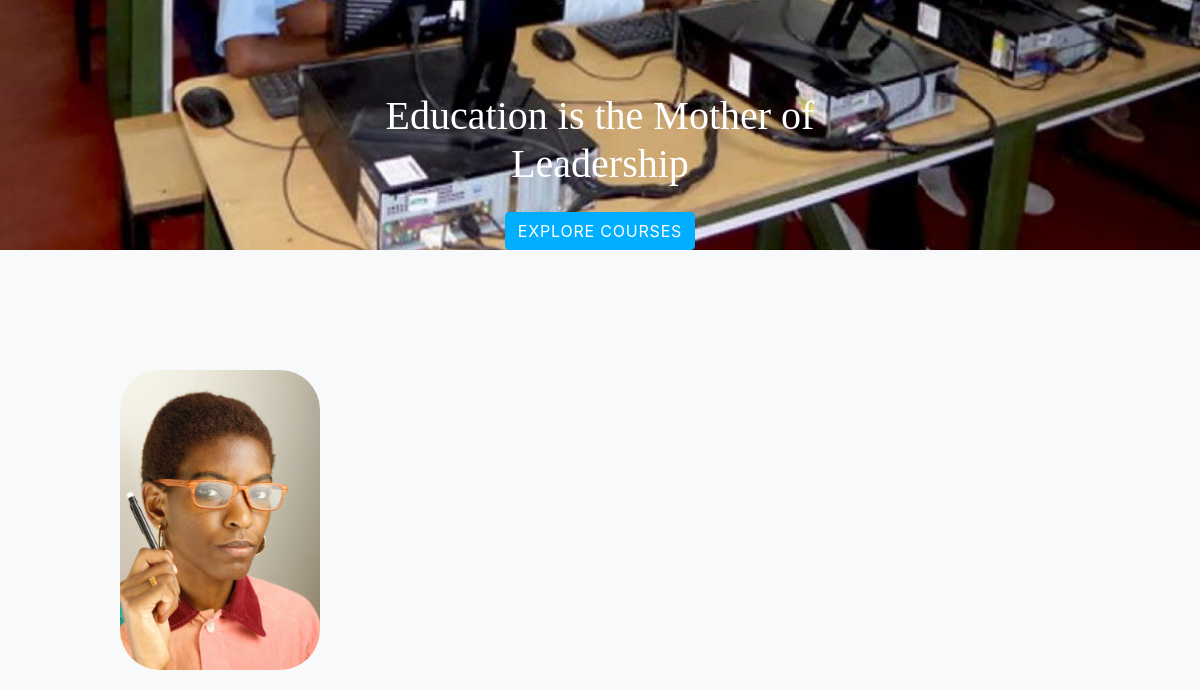
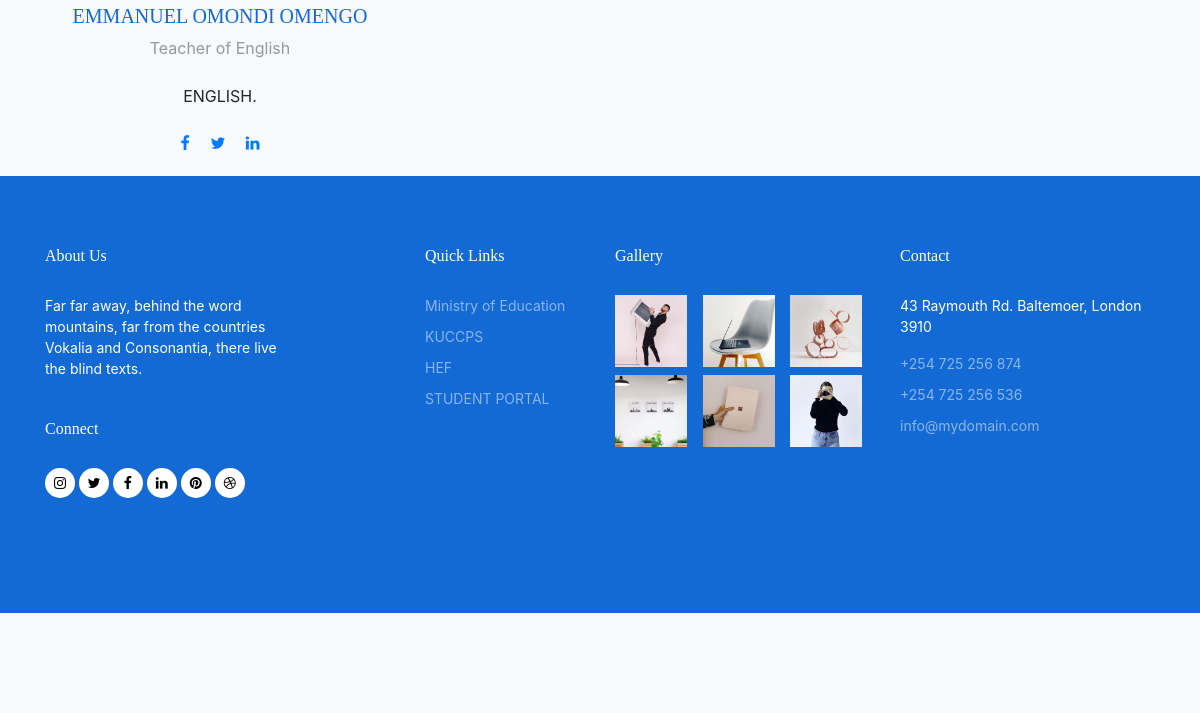
The app's page /staff (lower part), older data (2 pictures, top to bottom).
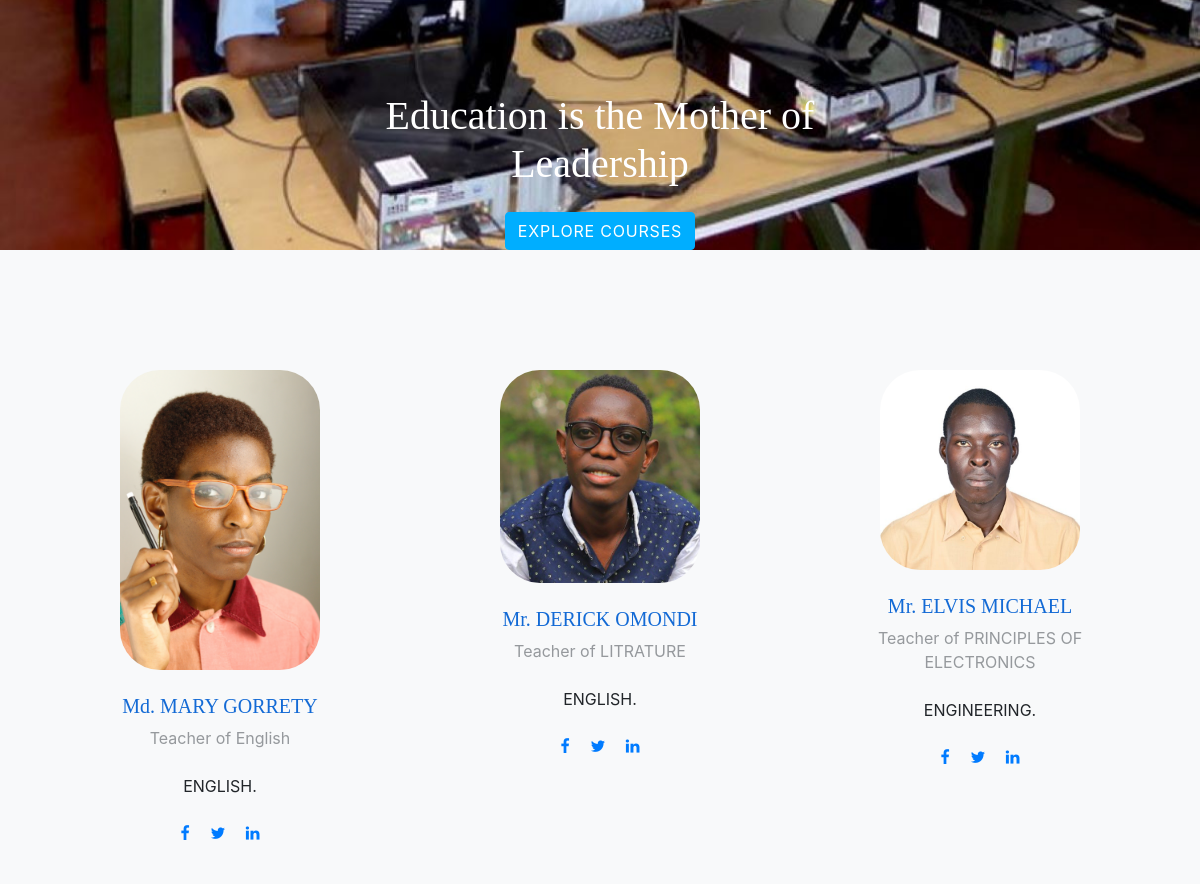
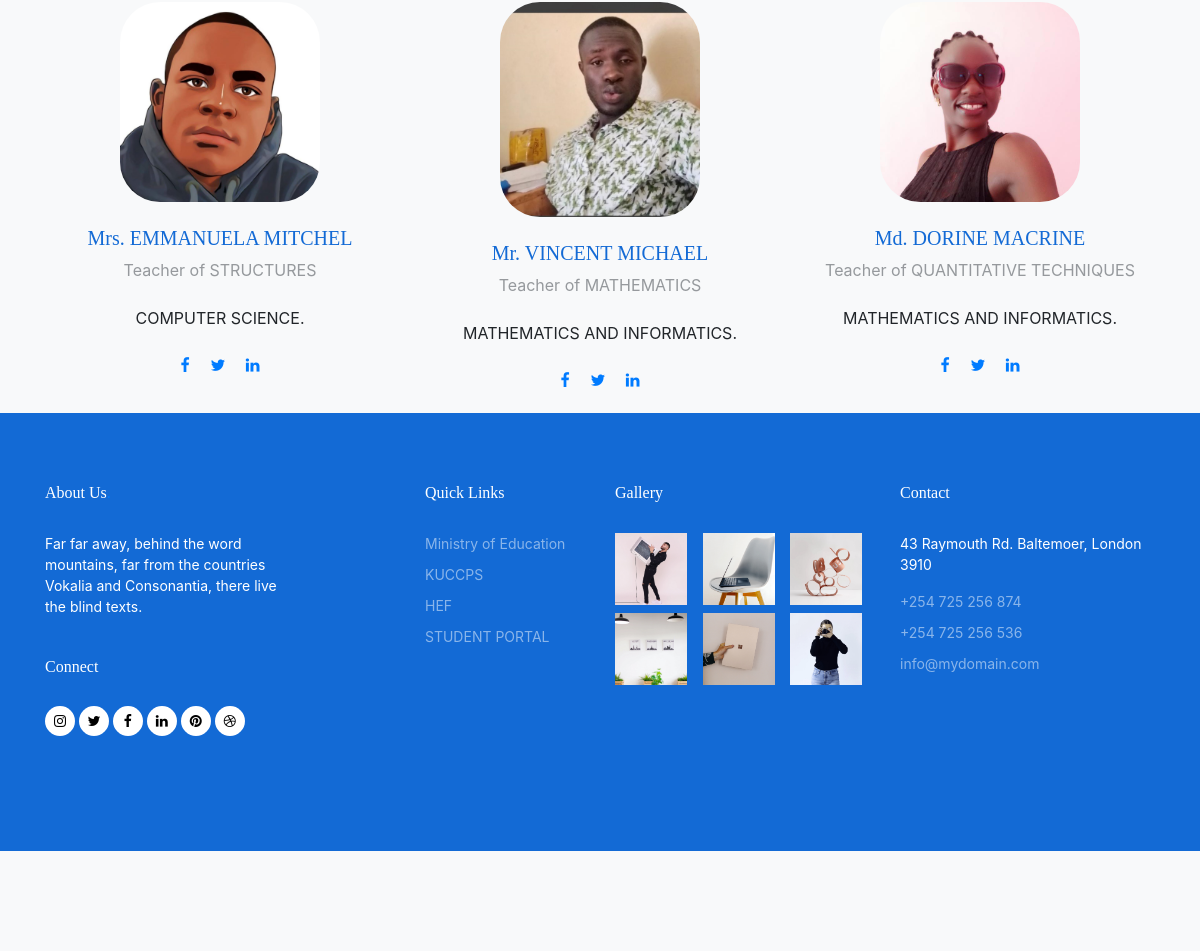
The same page, newer data (2 pictures, top to bottom).
### school/models.py (models this page shows, shortened)
class staffs(models.Model):
    name = models.CharField(max_length=100, blank=False)
    subject = models.CharField(max_length=100, blank=False)
    description = models.CharField(max_length=100, blank=False)
    image = models.ImageField(upload_to="upload/staff", )

### school/views.py (the view)
# urls.py: path('staff', views.staff),
def staff(request):
    slides = staffs.objects.all()
    return render(request, 'staff.html', {'navbar': 'staffs', 'slides': slides})

### school/templates/staff.html (shortened to what this page needs)
{% extends 'layout.html' %}
{% load static %}
{% block body %}
  <div class="untree_co-section bg-light">
    <div class="container">
      <div class="row">
          {% for slide in slides %}
        <div class="col-12 col-sm-6 col-md-6 mb-4 mb-lg-0 col-lg-4" data-aos="fade-up" data-aos-delay="0">
          <div class="staff text-center">
            <div class="mb-4"><img src="/media/{{ slide.image }}" alt="Image" class="img-fluid"></div>
            <div class="staff-body">
              <h3 class="staff-name">{{ slide.name }}</h3>
              <span class="d-block position mb-4">Teacher of {{ slide.subject }}</span>
              <p class="mb-4">{{ slide.description }}.</p>
              <div class="social">
                <a href="#" class="mx-2"><span class="icon-facebook"></span></a>
                <a href="#" class="mx-2"><span class="icon-twitter"></span></a>
                <a href="#" class="mx-2"><span class="icon-linkedin"></span></a>
              </div>
            </div>
          </div> </div>{% endfor %}
        </div>
      </div>
   <div class="site-footer">
    <div class="container">
      <div class="row">
        <div class="col-lg-3 mr-auto">
          <div class="widget">
            <h3>About Us<span class="text-primary">.</span> </h3>
            <p>Far far away, behind the word mountains, far from the countries Vokalia and Consonantia, there live the blind texts.</p>
          </div>
          <div class="widget">
            <h3>Connect</h3>
            <ul class="list-unstyled social">
              <li><a href="#"><span class="icon-instagram"></span></a></li>
              <li><a href="#"><span class="icon-twitter"></span></a></li>
              <li><a href="#"><span class="icon-facebook"></span></a></li>
              <li><a href="#"><span class="icon-linkedin"></span></a></li>
              <li><a href="#"><span class="icon-pinterest"></span></a></li>
              <li><a href="#"><span class="icon-dribbble"></span></a></li>
            </ul>
          </div>
        </div>
        <div class="col-lg-2 ml-auto">
          <div class="widget">
            <h3>Quick Links</h3>
            <ul class="list-unstyled float-left links">
              <li><a href="#">Ministry of Education</a></li>
              <li><a href="#">KUCCPS</a></li>
              <li><a href="#">HEF</a></li>
              <li><a href="#">STUDENT PORTAL</a></li>
            </ul>
          </div>
        </div>
        <div class="col-lg-3">
          <div class="widget">
            <h3>Gallery</h3>
            <ul class="instafeed instagram-gallery list-unstyled">
              <li><a class="instagram-item" href="{% static 'images/gal_1.jpg' %}" data-fancybox="gal"><img src="{% static 'images/gal_1.jpg' %}" alt="" width="72" height="72"></a>
              </li>
              <li><a class="instagram-item" href="{% static 'images/gal_2.jpg' %}" data-fancybox="gal"><img src="{% static 'images/gal_2.jpg' %}" alt="" width="72" height="72"></a>
              </li>
              <li><a class="instagram-item" href="{% static 'images/gal_3.jpg' %}" data-fancybox="gal"><img src="{% static 'images/gal_3.jpg' %}" alt="" width="72" height="72"></a>
              </li>
              <li><a class="instagram-item" href="{% static 'images/gal_4.jpg' %}" data-fancybox="gal"><img src="{% static 'images/gal_4.jpg' %}" alt="" width="72" height="72"></a>
              </li>
              <li><a class="instagram-item" href="{% static 'images/gal_5.jpg' %}" data-fancybox="gal"><img src="{% static 'images/gal_5.jpg' %}" alt="" width="72" height="72"></a>
              </li>
              <li><a class="instagram-item" href="{% static 'images/gal_6.jpg' %}" data-fancybox="gal"><img src="{% static 'images/gal_6.jpg' %}" alt="" width="72" height="72"></a>
              </li>
            </ul>
          </div>
        </div>
        <div class="col-lg-3">
          <div class="widget">
            <h3>Contact</h3>
            <address>43 Raymouth Rd. Baltemoer, London 3910</address>
            <ul class="list-unstyled links mb-4">
              <li><a href="tel://11234567890">+254 725 256 874</a></li>
              <li><a href="tel://11234567890">+254 725 256 536</a></li>
              <li><a href="mailto:info@mydomain.com">info@mydomain.com</a></li>
            </ul>
          </div>
        </div>
      </div>
      </div>
    </div>
  </body>
  </html>
{% endblock %}

### school/templates/layout.html (shortened to what this page needs)
{% load static %}
<!doctype html>
<html lang="en">
<head>
  <link rel="stylesheet" href="https://unicons.iconscout.com/release/v4.0.0/css/line.css">
 <link rel="stylesheet" href="{% static 'css/bootstrap.min.css' %}">
     <link rel="stylesheet" href="{% static 'css/animate.min.css' %}">
     <link rel="stylesheet" href="{% static 'css/owl.carousel.min.css' %}">
     <link rel="stylesheet" href="{% static 'css/owl.theme.default.min.css' %}">
     <link rel="stylesheet" href="{% static 'css/jquery.fancybox.min.css' %}">
     <link rel="stylesheet" href="{% static 'fonts/icomoon/style.css' %}">
     <link rel="stylesheet" href="{% static 'fonts/flaticon/font/flaticon.css' %}">
     <link rel="stylesheet" href="{% static 'css/aos.css' %}">
     <link rel="stylesheet" href="{% static 'css/style.css' %}">
 <link href="https://maxcdn.bootstrapcdn.com/bootstrap/4.5.2/css/bootstrap.min.css" rel="stylesheet">
</head>
<body>
  <div class="untree_co-hero overlay">
  <div id="carouselExampleSlidesOnly" class="carousel slide" data-bs-ride="carousel">
    <div class="carousel-inner">
      <div class="carousel-item active">
        <img src="{% static 'images/Students-using-computers.jpg' %}" class="d-block w-100" alt="..." height="1000">
      </div>
    </div>
  </div>
</div>
    <div class="container">
      <div class="row align-items-center justify-content-center">
        <div class="col-12">
          <div class="row justify-content-center ">
            <div class="col-lg-6 text-center ">
                <h1 class="mb-4 heading text-white" data-aos="fade-up" data-aos-delay="100">Education is the Mother of Leadership</h1>
              <p class="mb-0" data-aos="fade-up" data-aos-delay="300"><a target="_blank" href="{% static 'pdf/2023.pdf' %}" class="btn btn-secondary">Explore courses</a></p>
            </div>
          </div>
        </div>
      </div>
    </div>
{% block body %}
{% load static %}
{% endblock %}

### school/static/css/style.css (style rules this page uses)
body { font-family: "Inter", sans-serif; line-height: 1.6; background-color: #ffffff; overflow-x: hidden; font-size: 16px; color: #666; }
body:before { content: ""; position: fixed; top: 0; left: 0; z-index: 99; right: 0; bottom: 0; background: rgba(0, 0, 0, 0.2); opacity: 0; visibility: hidden; -webkit-transition: .3s all ease; -o-transition: .3s all ease; transition: .3s all ease; }
a { color: #136ad5; -webkit-transition: .3s all ease; -o-transition: .3s all ease; transition: .3s all ease; }
.text-primary { color: #136ad5 !important; }
h1, .h1, h2, .h2, h3, .h3, h4, .h4 { font-family: "Display Playfair", serif; color: #black; }
.btn { padding-top: 15px; padding-bottom: 15px; padding-left: 30px; padding-right: 30px; border-radius: 30px; font-size: 11px; text-transform: uppercase; font-weight: 700; letter-spacing: .05rem; }
.btn.btn-secondary { background: #00aeff; border-color: #00aeff; }
.untree_co-hero, .bg-img { background-size: cover; background-position: center center; background-repeat: no-repeat; position: relative; }
.untree_co-hero.overlay, .bg-img.overlay { position: relative; }
.untree_co-hero.overlay:before, .bg-img.overlay:before { position: absolute; content: ""; top: 0; left: 0; right: 0; bottom: 0; background: rgba(19, 106, 213, 0.85); z-index: -0; }
.untree_co-hero, .untree_co-hero > .container > .row, .bg-img, .bg-img > .container > .row { height: 100vh; min-height: 650px; }
.untree_co-section { padding: 100px 0; position: relative; }
.instagram-gallery { display: -webkit-box; display: -ms-flexbox; display: flex; -ms-flex-wrap: wrap; flex-wrap: wrap; margin-bottom: -8px; margin-left: -8px; }
.instagram-gallery li { -ms-flex-preferred-size: 33.333%; flex-basis: 33.333%; max-width: 33.333%; padding-left: 8px; padding-bottom: 8px; }
.staff { padding: 20px; }
.staff img { border-radius: 40px; width: 200px; }
.staff h3 { font-size: 20px; color: #136ad5; }
.staff .position { color: rgba(52, 58, 64, 0.5); }
.site-footer { background: #136ad5; font-size: 14px; color: #ffffff; padding: 70px 0; }
.site-footer a { color: #ffffff; position: relative; display: inline-block; }
.site-footer .widget { margin-bottom: 40px; display: block; position: relative; z-index: 1; }
.site-footer .widget h3 { font-size: 16px; color: #ffffff; margin-bottom: 30px; }
.site-footer .widget .links { width: 150px; }
.site-footer .widget .links li { margin-bottom: 10px; }
.site-footer .widget .links li a { color: rgba(255, 255, 255, 0.5); }
.site-footer .social li { display: inline-block; }
.site-footer .social li a { display: inline-block; width: 30px; height: 30px; position: relative; background-color: #ffffff; border-radius: 50%; color: #000000; }
.site-footer .social li a:before { display: none; }
.site-footer .social li a > span { position: absolute; top: 50%; left: 50%; -webkit-transform: translate(-50%, -50%); -ms-transform: translate(-50%, -50%); transform: translate(-50%, -50%); }

Row changes from the older to the newer data that the page shows:
changed staffs "English": name "EMMANUEL OMONDI OMENGO" → "Md. MARY GORRETY"
added staffs: image (picture), name "Mr. DERICK OMONDI", subject "LITRATURE", description "ENGLISH"
added staffs: image (picture), name "Mr. ELVIS MICHAEL", subject "PRINCIPLES OF ELECTRONICS", description "ENGINEERING"
added staffs: image (picture), name "Mrs. EMMANUELA MITCHEL", subject "STRUCTURES", description "COMPUTER SCIENCE"
added staffs: image (picture), name "Mr. VINCENT MICHAEL", subject "MATHEMATICS", description "MATHEMATICS AND INFORMATICS"
added staffs: image (picture), name "Md. DORINE MACRINE", subject "QUANTITATIVE TECHNIQUES", description "MATHEMATICS AND INFORMATICS"
